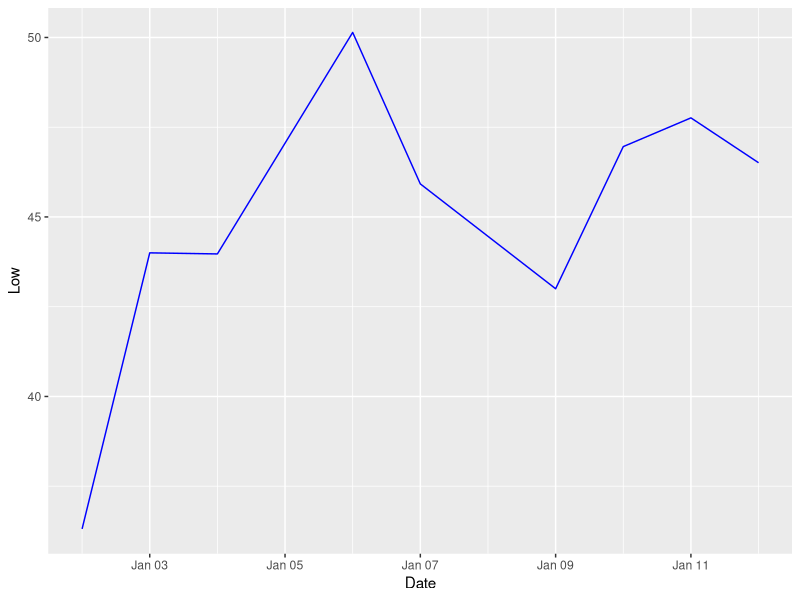

Generate this figure with R: (Note: this script raises an error after producing the figure.)
## ---- chunk 1
#Load the Data
CFGdata <- read.csv(file = "CFGstockdata(filtered).csv") 
GSPJdata <- read.csv(file = "GS-PJstockdata(filtered).csv")
MAdata <- read.csv(file = "MAstockdata(filtered).csv")
MSPFdata <- read.csv(file = "MS-PFstockdata(filtered).csv")

## ---- chunk 2
# I would like to see open and close prices of the stock (the evolution)
#CFG Data
View(CFGdata)
library(dplyr)
library(ggplot2)
library(lubridate)
#First convert them to Date:
CFGdata$Date <- format(CFGdata$Date, format = "%m/%d/%Y")
#Sort from the least recent to most recent
CFGdata <-CFGdata[order(as.Date(CFGdata$Date, format="%m/%d/%Y")),]
CFGdata$Date <- as.Date(CFGdata$Date, format = "%m/%d/%Y")
#Let's group per month and get the average
CFGdata %>%
  filter(Date < "2021-02-02") -> CFGdata2
mean(CFGdata2$High)  

CFGdata %>%
  filter(between(Date, as.Date("2021-02-02"), as.Date("2021-02-12"))) -> CFGdata3
mean(CFGdata3$High) 

CFGdata %>%
  filter(between(Date, as.Date("2021-03-02"), as.Date("2021-03-12"))) -> CFGdata4
mean(CFGdata4$High) 

CFGdata %>%
  filter(between(Date, as.Date("2021-03-02"), as.Date("2021-03-12"))) -> CFGdata4
mean(CFGdata4$High) 




CFGdata %>%
  filter(Date > "4/1/2021") -> CFGdata4
CFGdata %>%
  filter(Date > "5/1/2021") -> CFGdata5
CFGdata %>%
  filter(Date > "6/1/2021") -> CFGdata6
CFGdata %>%
  filter(Date > "7/1/2021") -> CFGdata7
CFGdata %>%
  filter(Date > "8/1/2021") -> CFGdata8
CFGdata %>%
  filter(Date > "9/2/2021") -> CFGdata9
CFGdata %>%
  filter(Date > "10/2/2021") -> CFGdata10
CFGdata %>%
  filter(Date > "11/1/2021") -> CFGdata11
CFGdata %>%
  filter(Date > "12/1/2021") -> CFGdata12
CFGdata %>%
  filter(Date > "1/2/2022") -> CFGdata13
CFGdata %>%
  filter(Date > "2/2/2022") -> CFGdata14


ggplot(CFGdata2,aes(x=Date))+
  geom_line(aes(y=Low),color="blue")
  
  geom_line(aes(y=Open),color="red")+
  geom_line(aes(y=High),color="pink")+
  geom_line(aes(y=Close),color="green") 
  
#Let's regroup the stock values per month using the average


